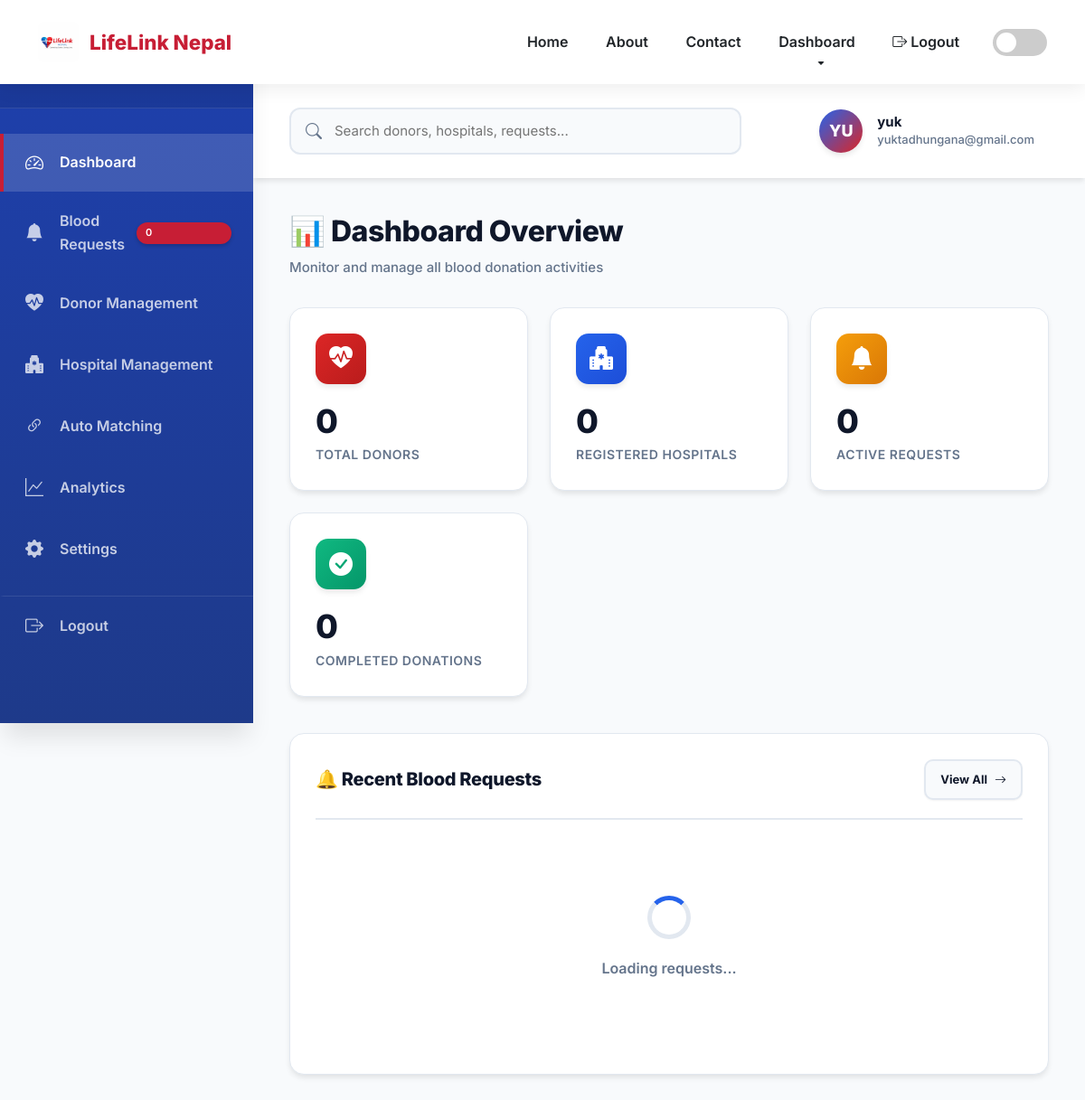
The app's page /admin-dashboard/ (signed in) with its own data.
### accounts/models.py (models this page shows, shortened)
class CustomUser(AbstractUser):
    USER_TYPE_CHOICES = (
        ('donor', 'Donor'),
        ('hospital', 'Hospital'),
    )
    user_type = models.CharField(
        max_length=10,
        choices=USER_TYPE_CHOICES,
        default='donor'
    )
    email = models.EmailField(unique=True)
    failed_attempts = models.PositiveIntegerField(default=0)
    is_locked = models.BooleanField(default=False)

### lifelink/views.py (the view)
# urls.py: path('admin-dashboard/', views.super_admin_dashboard, name='super_admin_dashboard'),
@login_required
def super_admin_dashboard(request):
    if not (request.user.is_staff or request.user.is_superuser):
        messages.error(request, "⛔ Access denied. Admin privileges required.")
        return redirect('home')  # ✅ Changed from 'dashboard_router' to 'home'
    context = {
        'user_type': 'super_admin',
        'user': request.user,
        'admin_name': request.user.username,
    }
    return render(request, 'super_admin_dashboard.html', context)

### templates/super_admin_dashboard.html (shortened to what this page needs)
{% extends 'base.html' %}
{% block content %}
<div class="admin-sidebar" id="adminSidebar">
    <div class="sidebar-header">
        <h3>🩸 LifeLink Nepal</h3>
        <p>Super Admin Panel</p>
    </div>
    <div class="sidebar-menu">
        <a href="#dashboard" class="menu-item active" data-section="dashboard">
            <i class="bi bi-speedometer2"></i>
            <span>Dashboard</span>
        </a>
        <a href="#requests" class="menu-item" data-section="requests">
            <i class="bi bi-bell-fill"></i>
            <span>Blood Requests</span>
            <span class="menu-badge" id="requestCount">0</span>
        </a>
        <a href="#donors" class="menu-item" data-section="donors">
            <i class="bi bi-heart-pulse-fill"></i>
            <span>Donor Management</span>
        </a>
        <a href="#hospitals" class="menu-item" data-section="hospitals">
            <i class="bi bi-hospital-fill"></i>
            <span>Hospital Management</span>
        </a>
        <a href="#matches" class="menu-item" data-section="matches">
            <i class="bi bi-link-45deg"></i>
            <span>Auto Matching</span>
        </a>
        <a href="#analytics" class="menu-item" data-section="analytics">
            <i class="bi bi-graph-up"></i>
            <span>Analytics</span>
        </a>
        <a href="#settings" class="menu-item" data-section="settings">
            <i class="bi bi-gear-fill"></i>
            <span>Settings</span>
        </a>
        <a href="{% url 'accounts:login_page' %}" class="menu-item" style="margin-top: 20px; border-top: 1px solid rgba(255,255,255,0.1);">
            <i class="bi bi-box-arrow-right"></i>
            <span>Logout</span>
        </a>
    </div>
</div>
<div class="admin-main">
    <div class="top-navbar">
        <div class="search-bar">
            <i class="bi bi-search"></i>
            <input type="text" placeholder="Search donors, hospitals, requests..." id="searchInput">
        </div>
        <div class="admin-profile">
            <div class="admin-avatar">{{ user.username|slice:":2"|upper|default:"SA" }}</div>
            <div>
                <h4 style="margin: 0; font-size: 15px; font-weight: 700;">{{ user.username|default:"Super Admin" }}</h4>
                <p style="margin: 0; font-size: 13px; color: var(--text-muted); font-weight: 500;">{{ user.email|default:"admin@lifelink.com" }}</p>
            </div>
        </div>
    </div>
    <div class="content-area" id="mainContent">
        <div id="dashboardSection" class="content-section-wrapper">
            <div class="page-header">
                <h2>📊 Dashboard Overview</h2>
                <p>Monitor and manage all blood donation activities</p>
            </div>
            <div class="stats-grid">
                <div class="stat-card">
                    <div class="stat-header">
                        <div class="stat-icon donors">
                            <i class="bi bi-heart-pulse-fill"></i>
                        </div>
                    </div>
                    <div class="stat-content">
                        <h3 id="totalDonors">0</h3>
                        <p>Total Donors</p>
                    </div>
                </div>
                <div class="stat-card">
                    <div class="stat-header">
                        <div class="stat-icon hospitals">
                            <i class="bi bi-hospital-fill"></i>
                        </div>
                    </div>
                    <div class="stat-content">
                        <h3 id="totalHospitals">0</h3>
                        <p>Registered Hospitals</p>
                    </div>
                </div>
                <div class="stat-card">
                    <div class="stat-header">
                        <div class="stat-icon requests">
                            <i class="bi bi-bell-fill"></i>
                        </div>
                    </div>
                    <div class="stat-content">
                        <h3 id="activeRequests">0</h3>
                        <p>Active Requests</p>
                    </div>
                </div>
                <div class="stat-card">
                    <div class="stat-header">
                        <div class="stat-icon completed">
                            <i class="bi bi-check-circle-fill"></i>
                        </div>
                    </div>
                    <div class="stat-content">
                        <h3 id="completedRequests">0</h3>
                        <p>Completed Donations</p>
                    </div>
                </div>
            </div>
            <div class="content-section">
                <div class="section-header">
                    <h3>🔔 Recent Blood Requests</h3>
                    <button class="btn-action btn-view" onclick="showSection('requests')">
                        View All <i class="bi bi-arrow-right"></i>
                    </button>
                </div>
                <div id="recentRequests">
                    <div class="loading">
                        <div class="spinner"></div>
                        <p style="font-weight: 600; color: var(--text-muted);">Loading requests...</p>
                    </div>
                </div>
            </div>
        </div>
    </div>
</div>
{% endblock %}

### templates/base.html (style rules this page uses)
:root { --primary-red: #c71e35; --secondary-red: #e53949; --dark-red: #9b1728; --facebook: #1877f2; --twitter: #1da1f2; --linkedin: #0a66c2; --instagram: #e4405f; --youtube: #ff0000; }
* { margin: 0; padding: 0; box-sizing: border-box; }
body { font-family: 'Inter', sans-serif; transition: background 0.3s, color 0.3s; overflow-x: hidden; }

### records on screen
CustomUser: username "YU", username "yuk", email "yuktadhungana@gmail.com"
